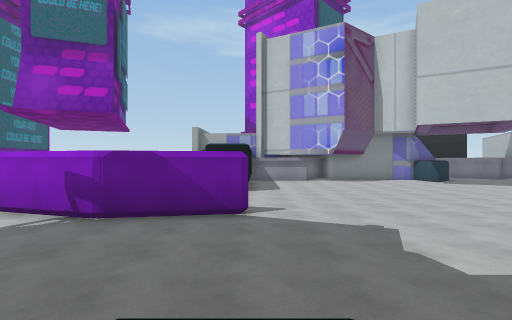
[1] (above)

18 first-person views from a walk through a 3-D level made in the Unity game engine. The camera is 1.5 m above the floor, looks level and sees 85° across. The floor is counted in squares, 2 m on a side. Each view is taken from the middle of a square. On the plan, view 1 faces up. The plan holds only what a view shows up to about 10 squares ahead; the rest is blank. The place goes on beyond the plan. The player character is not drawn. Some animated figures are not drawn. Some surface patterns are stand-ins.

[2]
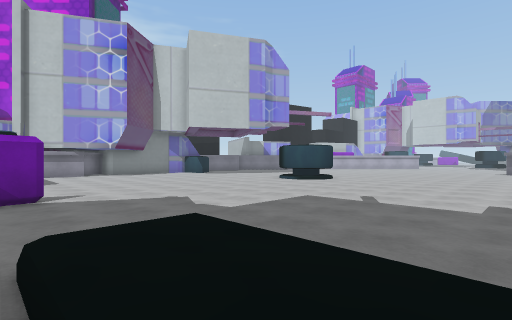

[3]
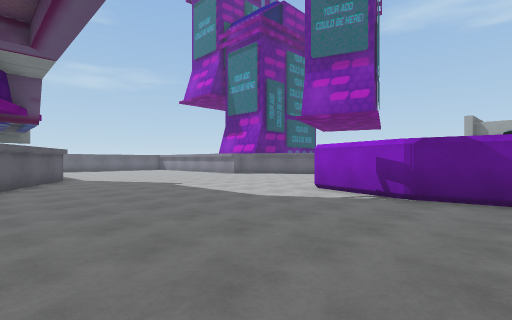

[4]
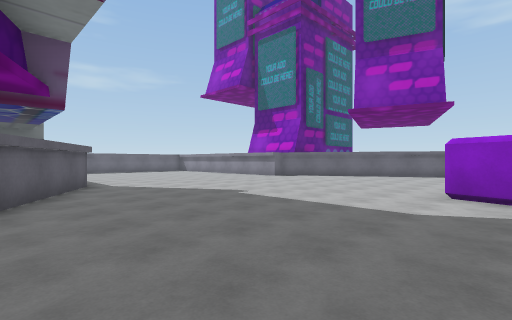

[5]
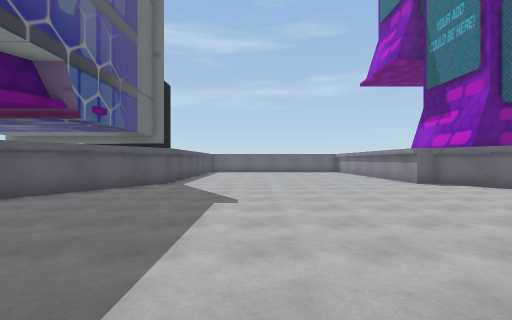

[6]
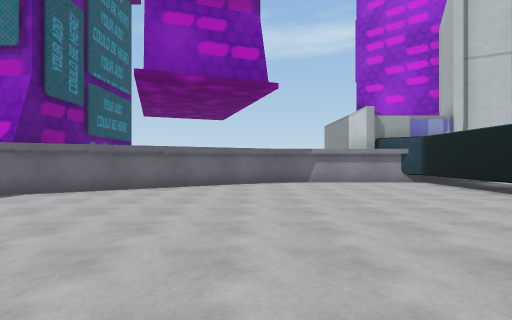

[7]
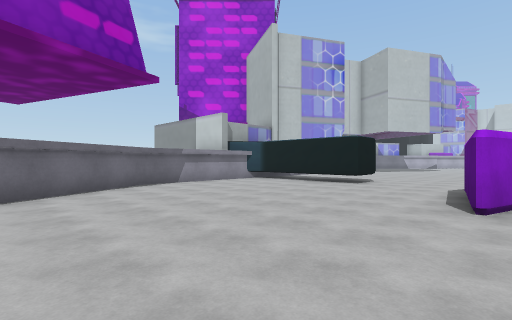

[8]
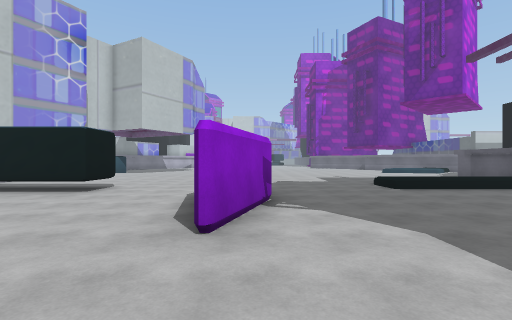

[9]
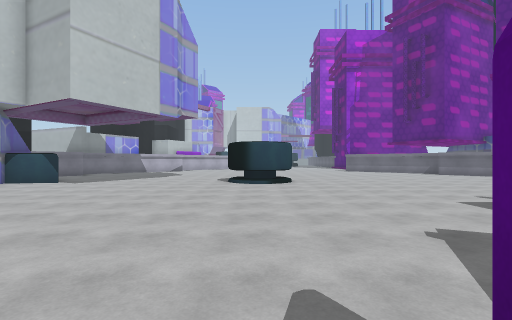

[10]
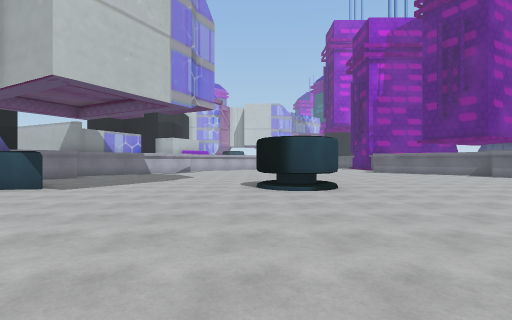

[11]
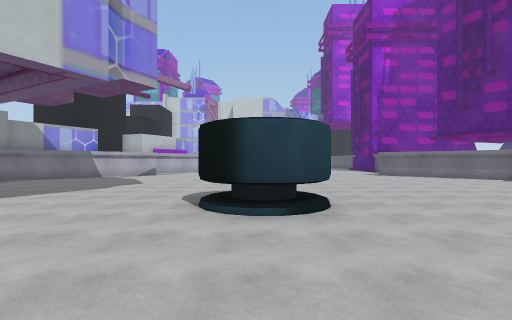

[12]
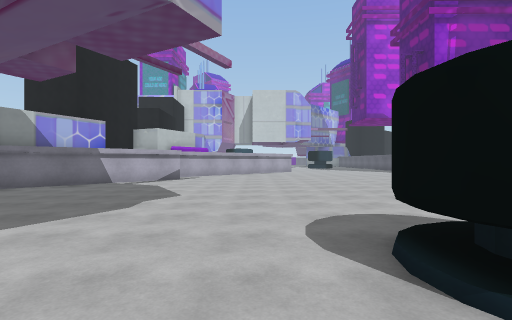

[13]
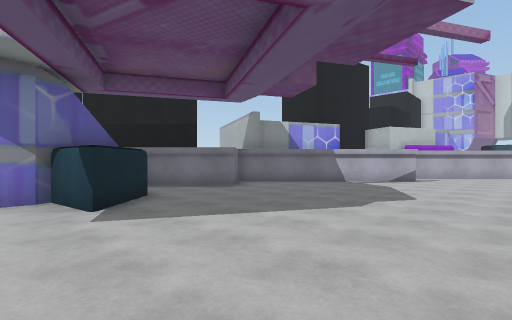

[14]
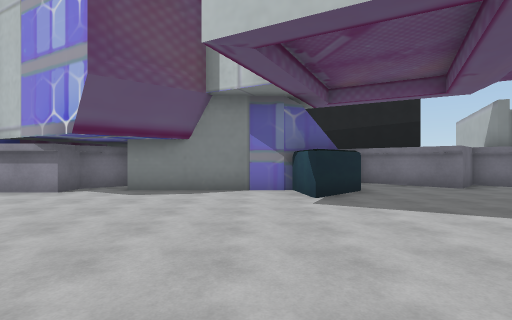

[15]
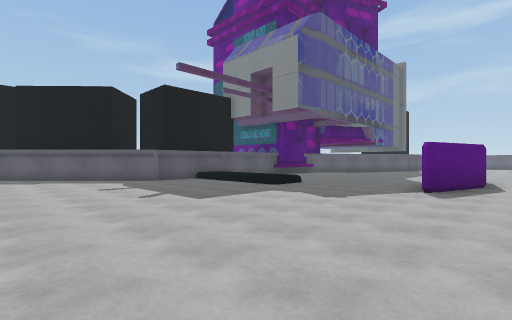

[16]
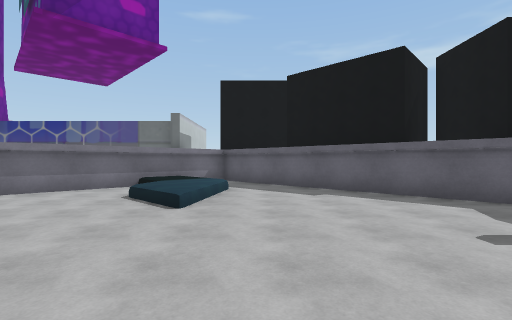

[17]
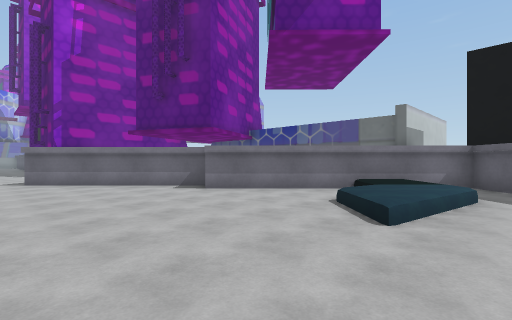

[18]
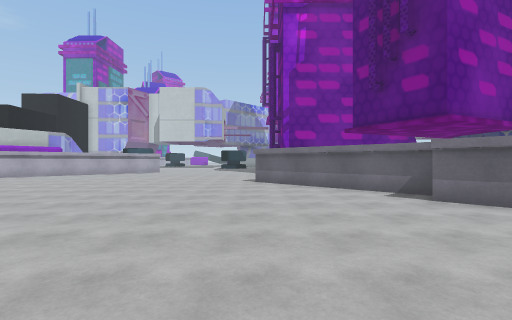

### Floor plan
Key: @ floor where view 1 was taken; # wall or solid block; . main floor; : floor 0.5 m higher than the main floor; / step, stairs or slope; T thing the floor can be seen under or through; B building; O other object.
Columns run from 14 left of view 1 to 18 right of it. Each row starts with its distance up from view 1.
 16                          ##
 15                 ###     ..####
 14  B     ######  ##.######.....##
 13  B   ###.....T........#.......##
 12    ###.......T.................##
 11   ##.........T..................#
 10  ##..........T...................
  9 ##...........T...................
  8 .................................
  7 .......................O.........
  6 .........OOOO.........OOO........
  5 ..........OOOOO.......OO.........
  4 .................................
  3 .................................
  2 .................................
  1 ##.........../:..................
  0  ###........./@.................#
 -1    ###......./:................##
 -2              /:...............##
 -3                ###...........##
 -4                  ##.../:...###
 -5                   ##../:..##
 -6                    ##./:###
 -7                     ##./#
 -8                      ####

Where each view was taken, in squares from view 1:
view 1: 0 up, 0 right, facing up
view 2: 1 down, 1 left, facing up-right
view 3: 1 down, 1 left, facing up-left
view 4: 1 down, 4 left, facing up-left
view 5: 4 up, 4 left, facing left
view 6: 4 up, 7 left, facing up
view 7: 5 up, 10 left, facing up-right
view 8: 5 up, 8 left, facing right
view 9: 6 up, 1 left, facing right
view 10: 7 up, 1 right, facing right
view 11: 6 up, 4 right, facing right
view 12: 8 up, 7 right, facing right
view 13: 8 up, 7 right, facing up-right
view 14: 7 up, 7 right, facing up
view 15: 7 up, 7 right, facing down-left
view 16: 2 up, 7 right, facing down
view 17: 1 up, 7 right, facing down-right
view 18: 0 up, 8 right, facing right
